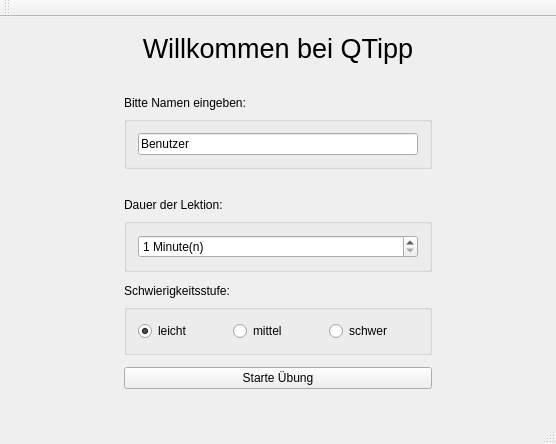
<?xml version="1.0" encoding="UTF-8"?>
<ui version="4.0">
 <class>MainWindow</class>
 <widget class="QMainWindow" name="MainWindow">
  <property name="geometry">
   <rect>
    <x>0</x>
    <y>0</y>
    <width>556</width>
    <height>432</height>
   </rect>
  </property>
  <property name="windowTitle">
   <string>QTipp</string>
  </property>
  <property name="styleSheet">
   <string notr="true"/>
  </property>
  <widget class="QWidget" name="centralWidget">
   <layout class="QGridLayout" name="gridLayout_4">
    <item row="1" column="0">
     <widget class="QWidget" name="widget" native="true">
      <layout class="QGridLayout" name="gridLayout_5">
       <item row="0" column="0">
        <widget class="QWidget" name="widget_3" native="true">
         <property name="minimumSize">
          <size>
           <width>330</width>
           <height>315</height>
          </size>
         </property>
         <property name="maximumSize">
          <size>
           <width>330</width>
           <height>315</height>
          </size>
         </property>
         <layout class="QGridLayout" name="gridLayout">
          <item row="0" column="0">
           <widget class="QLabel" name="label_3">
            <property name="text">
             <string>Bitte Namen eingeben:</string>
            </property>
           </widget>
          </item>
          <item row="1" column="0">
           <widget class="QGroupBox" name="myGroupBox_3">
            <layout class="QGridLayout" name="gridLayout_3">
             <item row="0" column="0">
              <widget class="QLineEdit" name="nameBox">
               <property name="text">
                <string>Benutzer</string>
               </property>
              </widget>
             </item>
            </layout>
           </widget>
          </item>
          <item row="2" column="0">
           <spacer name="verticalSpacer_3">
            <property name="orientation">
             <enum>Qt::Vertical</enum>
            </property>
            <property name="sizeType">
             <enum>QSizePolicy::MinimumExpanding</enum>
            </property>
            <property name="sizeHint" stdset="0">
             <size>
              <width>20</width>
              <height>23</height>
             </size>
            </property>
           </spacer>
          </item>
          <item row="3" column="0">
           <widget class="QLabel" name="label_2">
            <property name="text">
             <string>Dauer der Lektion:</string>
            </property>
           </widget>
          </item>
          <item row="4" column="0">
           <widget class="QGroupBox" name="myGroupBox_2">
            <layout class="QGridLayout" name="gridLayout_2">
             <item row="0" column="0">
              <widget class="QDoubleSpinBox" name="timeBox">
               <property name="inputMethodHints">
                <set>Qt::ImhNone</set>
               </property>
               <property name="readOnly">
                <bool>false</bool>
               </property>
               <property name="specialValueText">
                <string/>
               </property>
               <property name="accelerated">
                <bool>true</bool>
               </property>
               <property name="correctionMode">
                <enum>QAbstractSpinBox::CorrectToPreviousValue</enum>
               </property>
               <property name="keyboardTracking">
                <bool>true</bool>
               </property>
               <property name="suffix">
                <string> Minute(n)</string>
               </property>
               <property name="decimals">
                <number>0</number>
               </property>
               <property name="minimum">
                <double>1.000000000000000</double>
               </property>
               <property name="maximum">
                <double>5.000000000000000</double>
               </property>
               <property name="value">
                <double>1.000000000000000</double>
               </property>
              </widget>
             </item>
            </layout>
           </widget>
          </item>
          <item row="5" column="0">
           <spacer name="verticalSpacer">
            <property name="orientation">
             <enum>Qt::Vertical</enum>
            </property>
            <property name="sizeType">
             <enum>QSizePolicy::Maximum</enum>
            </property>
            <property name="sizeHint" stdset="0">
             <size>
              <width>20</width>
              <height>40</height>
             </size>
            </property>
           </spacer>
          </item>
          <item row="6" column="0">
           <widget class="QLabel" name="label">
            <property name="text">
             <string>Schwierigkeitsstufe:</string>
            </property>
           </widget>
          </item>
          <item row="7" column="0">
           <widget class="QGroupBox" name="myGroupBox">
            <layout class="QHBoxLayout" name="horizontalLayout">
             <item>
              <widget class="QRadioButton" name="easy">
               <property name="text">
                <string>leicht</string>
               </property>
               <property name="checked">
                <bool>true</bool>
               </property>
              </widget>
             </item>
             <item>
              <widget class="QRadioButton" name="medium">
               <property name="text">
                <string>mittel</string>
               </property>
              </widget>
             </item>
             <item>
              <widget class="QRadioButton" name="hard">
               <property name="text">
                <string>schwer</string>
               </property>
              </widget>
             </item>
            </layout>
           </widget>
          </item>
          <item row="8" column="0">
           <spacer name="verticalSpacer_2">
            <property name="orientation">
             <enum>Qt::Vertical</enum>
            </property>
            <property name="sizeType">
             <enum>QSizePolicy::Maximum</enum>
            </property>
            <property name="sizeHint" stdset="0">
             <size>
              <width>20</width>
              <height>40</height>
             </size>
            </property>
           </spacer>
          </item>
          <item row="9" column="0">
           <widget class="QPushButton" name="startLessonButton">
            <property name="text">
             <string>Starte Übung</string>
            </property>
           </widget>
          </item>
         </layout>
        </widget>
       </item>
      </layout>
     </widget>
    </item>
    <item row="0" column="0">
     <widget class="QLabel" name="label_4">
      <property name="minimumSize">
       <size>
        <width>0</width>
        <height>40</height>
       </size>
      </property>
      <property name="font">
       <font>
        <pointsize>20</pointsize>
       </font>
      </property>
      <property name="text">
       <string>Willkommen bei QTipp</string>
      </property>
      <property name="alignment">
       <set>Qt::AlignCenter</set>
      </property>
     </widget>
    </item>
   </layout>
  </widget>
  <widget class="QMenuBar" name="menuBar">
   <property name="geometry">
    <rect>
     <x>0</x>
     <y>0</y>
     <width>556</width>
     <height>21</height>
    </rect>
   </property>
  </widget>
  <widget class="QToolBar" name="mainToolBar">
   <attribute name="toolBarArea">
    <enum>TopToolBarArea</enum>
   </attribute>
   <attribute name="toolBarBreak">
    <bool>false</bool>
   </attribute>
  </widget>
  <widget class="QStatusBar" name="statusBar"/>
 </widget>
 <layoutdefault spacing="6" margin="11"/>
 <resources/>
 <connections/>
</ui>
